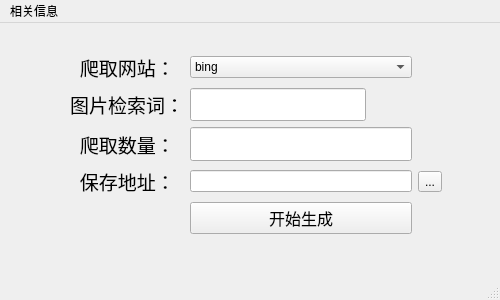
<?xml version="1.0" encoding="UTF-8"?>
<ui version="4.0">
 <class>MainWindow</class>
 <widget class="QMainWindow" name="MainWindow">
  <property name="geometry">
   <rect>
    <x>0</x>
    <y>0</y>
    <width>500</width>
    <height>300</height>
   </rect>
  </property>
  <property name="sizePolicy">
   <sizepolicy hsizetype="Fixed" vsizetype="Fixed">
    <horstretch>0</horstretch>
    <verstretch>0</verstretch>
   </sizepolicy>
  </property>
  <property name="minimumSize">
   <size>
    <width>500</width>
    <height>300</height>
   </size>
  </property>
  <property name="maximumSize">
   <size>
    <width>500</width>
    <height>300</height>
   </size>
  </property>
  <property name="windowTitle">
   <string>风落图片爬虫</string>
  </property>
  <property name="windowIcon">
   <iconset>
    <normaloff>logo.ico</normaloff>logo.ico</iconset>
  </property>
  <widget class="QWidget" name="centralwidget">
   <widget class="QLabel" name="label_4">
    <property name="geometry">
     <rect>
      <x>0</x>
      <y>0</y>
      <width>491</width>
      <height>271</height>
     </rect>
    </property>
    <property name="text">
     <string/>
    </property>
    <property name="pixmap">
     <pixmap>begin.jpg</pixmap>
    </property>
   </widget>
   <widget class="QWidget" name="">
    <property name="geometry">
     <rect>
      <x>70</x>
      <y>30</y>
      <width>372</width>
      <height>181</height>
     </rect>
    </property>
    <layout class="QGridLayout" name="gridLayout">
     <item row="0" column="0">
      <widget class="QLabel" name="label_5">
       <property name="font">
        <font>
         <family>楷体</family>
         <pointsize>14</pointsize>
        </font>
       </property>
       <property name="text">
        <string>  爬取网站：</string>
       </property>
      </widget>
     </item>
     <item row="1" column="0">
      <widget class="QLabel" name="label">
       <property name="font">
        <font>
         <family>楷体</family>
         <pointsize>14</pointsize>
        </font>
       </property>
       <property name="text">
        <string>图片检索词：</string>
       </property>
      </widget>
     </item>
     <item row="2" column="0">
      <widget class="QLabel" name="label_2">
       <property name="font">
        <font>
         <family>楷体</family>
         <pointsize>14</pointsize>
        </font>
       </property>
       <property name="text">
        <string>  爬取数量：</string>
       </property>
      </widget>
     </item>
     <item row="3" column="0">
      <widget class="QLabel" name="label_3">
       <property name="font">
        <font>
         <family>楷体</family>
         <pointsize>14</pointsize>
        </font>
       </property>
       <property name="text">
        <string>  保存地址：</string>
       </property>
      </widget>
     </item>
     <item row="3" column="1">
      <widget class="QLineEdit" name="lineEdit_3"/>
     </item>
     <item row="3" column="2">
      <widget class="QToolButton" name="toolButton">
       <property name="text">
        <string>...</string>
       </property>
      </widget>
     </item>
     <item row="4" column="1">
      <widget class="QPushButton" name="pushButton">
       <property name="font">
        <font>
         <family>Arial</family>
         <pointsize>12</pointsize>
        </font>
       </property>
       <property name="text">
        <string>开始生成</string>
       </property>
       <property name="iconSize">
        <size>
         <width>20</width>
         <height>20</height>
        </size>
       </property>
      </widget>
     </item>
     <item row="0" column="1">
      <widget class="QComboBox" name="comboBox">
       <item>
        <property name="text">
         <string>bing</string>
        </property>
       </item>
       <item>
        <property name="text">
         <string>baidu</string>
        </property>
       </item>
      </widget>
     </item>
     <item row="2" column="1">
      <widget class="QLineEdit" name="lineEdit_2">
       <property name="font">
        <font>
         <family>楷体</family>
         <pointsize>14</pointsize>
        </font>
       </property>
      </widget>
     </item>
     <item row="1" column="1">
      <widget class="QLineEdit" name="lineEdit">
       <property name="sizePolicy">
        <sizepolicy hsizetype="Fixed" vsizetype="Fixed">
         <horstretch>0</horstretch>
         <verstretch>0</verstretch>
        </sizepolicy>
       </property>
       <property name="font">
        <font>
         <family>楷体</family>
         <pointsize>14</pointsize>
        </font>
       </property>
       <property name="text">
        <string/>
       </property>
      </widget>
     </item>
    </layout>
   </widget>
  </widget>
  <widget class="QStatusBar" name="statusbar"/>
  <widget class="QMenuBar" name="menuBar">
   <property name="geometry">
    <rect>
     <x>0</x>
     <y>0</y>
     <width>500</width>
     <height>23</height>
    </rect>
   </property>
   <widget class="QMenu" name="menu">
    <property name="title">
     <string>相关信息</string>
    </property>
    <widget class="QMenu" name="menu_2">
     <property name="title">
      <string>版本号</string>
     </property>
     <addaction name="actionVison_1_4"/>
    </widget>
    <widget class="QMenu" name="menu_3">
     <property name="title">
      <string>开发者</string>
     </property>
     <addaction name="action_4"/>
    </widget>
    <addaction name="menu_2"/>
    <addaction name="menu_3"/>
   </widget>
   <addaction name="menu"/>
  </widget>
  <action name="action41">
   <property name="text">
    <string>41</string>
   </property>
  </action>
  <action name="action4">
   <property name="text">
    <string>版本号</string>
   </property>
  </action>
  <action name="action">
   <property name="text">
    <string>开发者</string>
   </property>
  </action>
  <action name="actionVison_1_4">
   <property name="text">
    <string>Vison:1.4</string>
   </property>
  </action>
  <action name="action_4">
   <property name="text">
    <string>风吹落叶</string>
   </property>
  </action>
 </widget>
 <resources/>
 <connections/>
</ui>
